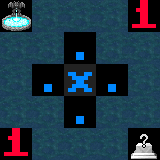

This is a level from a 2D game, rendered from its Tiled map with the project's own tilesets. A one-line summary and the complete map file follow:
An orthogonal 5x5 tile map with 32x32 px tiles, 3 tile layers (Tile Layer, Feature Layer, Tag Layer), 2 tilesets.

<map version="2017.05.26" orientation="orthogonal" renderorder="right-down" width="5" height="5" tilewidth="32" tileheight="32" backgroundcolor="#000000" nextobjectid="1">
 <properties>
  <property name="code" value=": ee_ely(_G)" />
  <property name="tags" value="ee_5x5" />
 </properties>
 <tileset firstgid="1" source="../tilesets/features.tsx" />
 <tileset firstgid="205" source="../tilesets/basic.tsx" />
 <layer name="Tile Layer" width="5" height="5">
  <data encoding="csv">
110,217,217,217,28,
217,217,205,217,217,
217,205,206,205,217,
217,217,205,217,217,
28,217,217,217,72
</data>
 </layer>
 <layer name="Feature Layer" width="5" height="5">
  <data encoding="csv">
0,0,0,0,0,
0,0,0,0,0,
0,0,0,0,0,
0,0,0,0,0,
0,0,0,0,0
</data>
 </layer>
 <layer name="Tag Layer" width="5" height="5">
  <data encoding="csv">
0,0,0,0,0,
0,0,0,0,0,
0,0,0,0,0,
0,0,0,0,0,
0,0,0,0,0
</data>
 </layer>
 <objectgroup name="Scripting Layer" />
</map>
